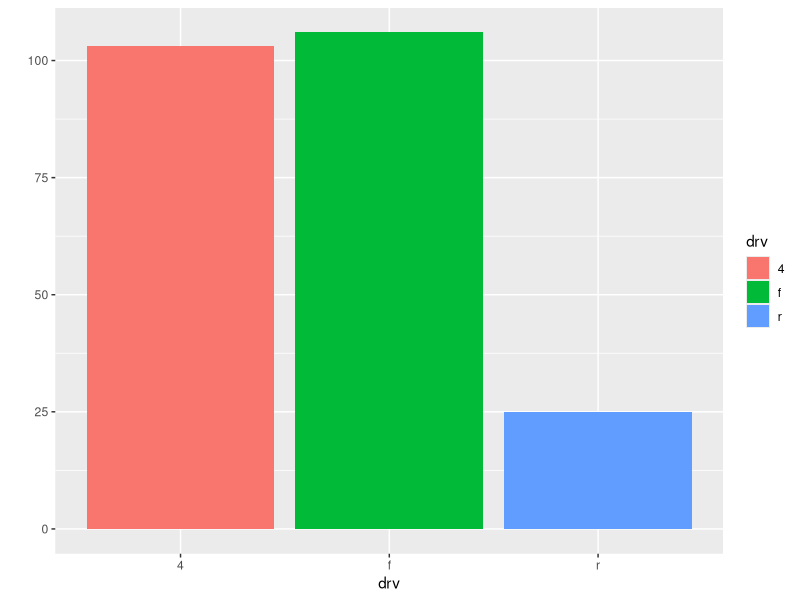
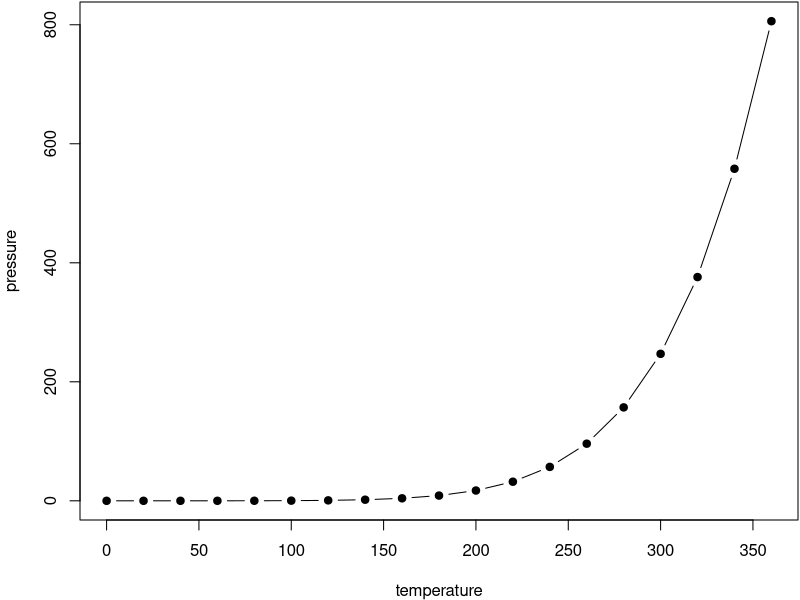
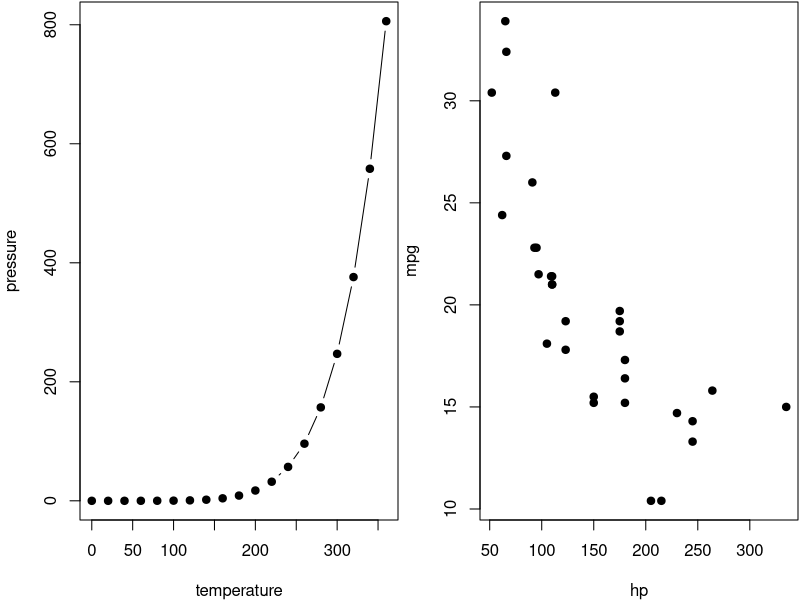

R code for these plots, in order: (Note: this script raises an error after producing the figures.)
## ---- chunk 1
knitr::opts_chunk$set(echo = TRUE)
## ---- chunk 2
summary(cars)
## ---- chunk 3
library(ggplot2)
qplot(data = mpg, x = drv, fill = drv)
## ---- chunk 4
knitr::kable(head(mtcars[, 1:8], 10), booktabs = TRUE, caption = 'A table of the first 10 rows of the mtcars data.')
## ---- chunk 5
knitr::kable(list(head(iris[,1:2], 3), head(mtcars[,1:3],5)), caption = 'A Tale of Two Tables.', booktabs = TRUE)
## ---- chunk 6
par(mar=c(4,4,0.1,0.1))
plot(pressure, pch = 19, type = "b")
## ---- chunk 7
par(mfrow=c(1,2))
plot(pressure, pch = 19, type = "b")
plot(mpg ~ hp, data = mtcars, pch = 19)
## ---- chunk 8
out.width = "50%"
knitr::include_graphics(rep("/home/thomas/Desktop/knit-logo.png", 2))
